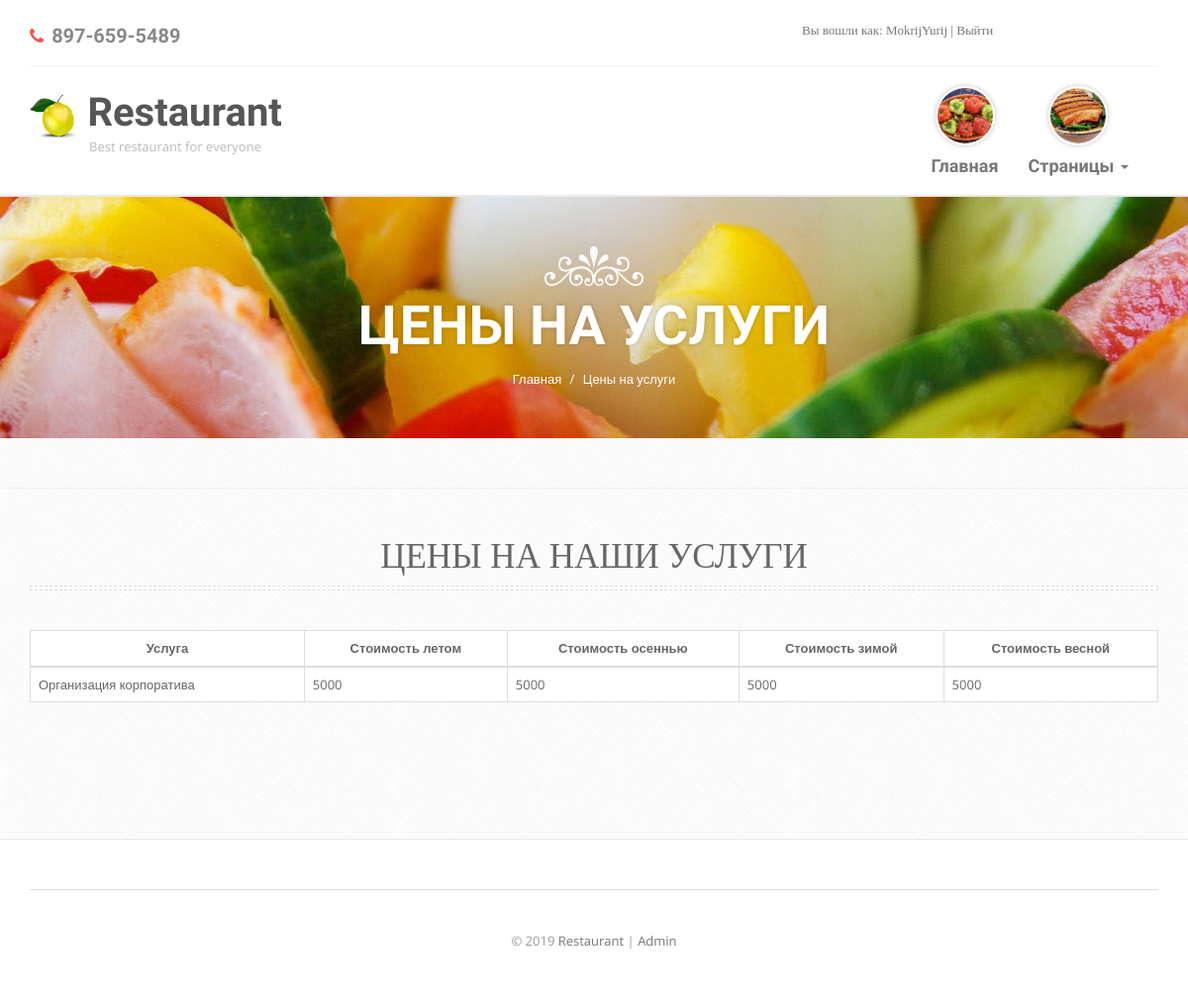
/service_price.php (signed in), run on the app's committed database.
### tables this page shows
CREATE TABLE `season_price_service` (
  `id_price_service` int(11) NOT NULL,
  `price_summer` double NOT NULL,
  `price_fall` double NOT NULL,
  `price_winter` double NOT NULL,
  `price_spring` double NOT NULL,
  `service_id_service` int(11) NOT NULL
);

CREATE TABLE `service` (
  `id_service` int(11) NOT NULL,
  `service_title` varchar(100) DEFAULT NULL,
  `servicedescription` varchar(250) DEFAULT NULL
);

### Dbsettings.php (called while the page is built)
<?php
$host     = '127.0.0.1';
$user     = 'root';
$password = '';
$db_name  = 'restaurant';

### DB.php (called while the page is built, shortened)
<?php
class DB
{
    protected $connetion;
    public function __construct($host, $user, $password, $db_name)
    {
        $this->connetion = new mysqli($host, $user, $password, $db_name);
    }
    public function query($sql)
    {
        $result = $this->connetion->query($sql);
        if (is_bool($result)) {
            return $result;
        }
        $data = array();
        while ($row = mysqli_fetch_assoc($result)) {
            $data[] = $row;
        }
        return $data;
    }
}

### public/service_price.php (the view, shortened to what this page needs)
<?php
$title = "Цены на услуги";
require_once('../Dbsettings.php');
require_once('../DB.php');
include_once('header.php');
?>
    <div class="banner padd">
        <div class="container">
            <img class="img-responsive" src="img/crown-white.png" alt=""/>
            <h2 class="white"><?= $title ?></h2>
            <ol class="breadcrumb">
                <li><a href="index.php">Главная</a></li>
                <li class="active"><?= $title ?></li>
            </ol>
        </div>
    </div>
    <div class="inner-page padd">
        <div class="menu padd">
            <div class="container">
                <div class="default-heading">
                    <h2>Цены на наши услуги</h2>
                    <div class="border"></div>
                </div>
                <table class="table table-bordered table-hover">
                    <thead>
                    <tr>
                        <th scope="col" class="text-center">Услуга</th>
                        <th scope="col" class="text-center">Стоимость летом</th>
                        <th scope="col" class="text-center">Стоимость осеннью</th>
                        <th scope="col" class="text-center">Стоимость зимой</th>
                        <th scope="col" class="text-center">Стоимость весной</th>
                    </tr>
                    </thead>
                    <tbody>
                    <?php
                    try {
                    $db = new DB($host, $user, $password, $db_name);
                    $priceservice = $db->query("SELECT * FROM service, season_price_service WHERE season_price_service.service_id_service = service.id_service");
                    foreach ($priceservice as $priceserviceitem) {
                        ?>
                        <tr>
                            <td><?php echo $priceserviceitem["service_title"]; ?></td>
                            <td><?php echo $priceserviceitem["price_summer"]; ?></td>
                            <td><?php echo $priceserviceitem["price_fall"]; ?></td>
                            <td><?php echo $priceserviceitem["price_winter"]; ?></td>
                            <td><?php echo $priceserviceitem["price_spring"]; ?></td>
                        </tr>
                    <?php }
                    ?>
                    </tbody>
                </table>
                <?php
                } catch
                (Exception $e) {
                    echo $e->getMessage() . ':(';
                }
                ?>
            </div>
        </div>
    </div>
<?php include_once('footer.php'); ?>

### public/css/less-style.css (style rules this page uses)
body { color: #666666; }
h1, h2, h3, h4, h5, h6 { color: #777777; }
a { color: #777777; }
.white { color: #ffffff !important; }

### public/css/style.css (style rules this page uses)
body { background: #fff url('../img/crossword.png') repeat; font-family: 'Open Sans', sans-serif; -webkit-font-smoothing: antialiased; }
h1,h2,h3,h4,h5,h6 { font-family: 'Droid Serif', serif; font-weight: 400; }
table { background: #fff; }
.padd { padding: 50px 0; }
.default-heading { margin-bottom: 40px; text-align: center; }
.default-heading h2 { margin: 0px; margin-bottom: 10px; font-family: 'Droid Serif', serif; text-transform: uppercase; font-size: 35px; color: #676767; }
.default-heading .border { margin: 0px; height: 5px; border: 1px dashed #dedede; }
.menu { border-top: 1px solid #f1f1f1; }
.banner { background: url('../img/banner.jpg') center center repeat-x; text-align: center; }
.banner img { margin: 0 auto; margin-bottom: 10px; }
.banner h2 { margin: 0; font-size: 55px; font-family: 'Open Sans Condensed', sans-serif; font-weight: 700; text-shadow: 0 0 5px rgba(0,0,0,0.2); text-transform: uppercase; }
.banner .breadcrumb { margin: 0; margin-top: 15px; padding: 0; background: transparent; }
.banner .breadcrumb li, .banner .breadcrumb li a, .banner .breadcrumb>li+li:before { color: #fff; }

### data on the page
season_price_service: service_id_service.service_title "Организация корпоратива", price_summer "5000", price_fall "5000", price_winter "5000", price_spring "5000"

### other printed values
Session::get('login') "MokrijYurij"
$title "ЦЕНЫ НА УСЛУГИ"
$title "Цены на услуги"
